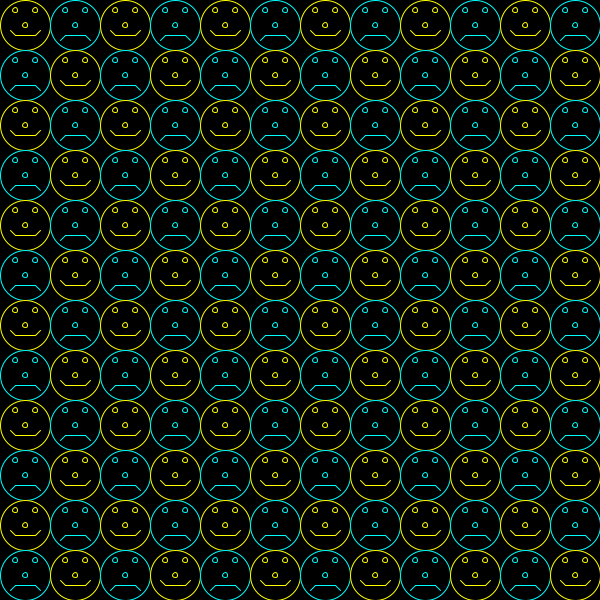
Frame 1 (no input)
Frame 60 (the mouse pressed at the canvas centre just before this capture): identical to frame 1, image omitted
Frame 120 (the mouse held since frame 60 and released just before this capture): identical to frame 1, image omitted

The Processing sketch that drew this single still picture (run headless with seeded random() and noise(); from frame 60 on, the mouse is pressed at the canvas centre):

// Processing sketch: SmileyFaceWallpaper1
// ── SmileyFaceWallpaper1.pde
void setup()
{
  size(600, 600);
  smooth();
  
}

int faceWidth = 50;

float add(float a, float b)
{
  return a + b;
}

float distance(float x1, float y1, float x2, float y2)
{
  return sqrt(pow(x2 - x1, 2.0f) + pow(y2 - y1, 2.0f));
}

void drawFace(int x, int y, boolean happy)
{  
   
    if (happy)
    {
      stroke(255, 255, 0);
    }
    else
    {
      stroke(0, 255, 255);
    }
    fill(0);
    ellipse(x, y, 50, 50);
    ellipse(x-10, y-15, 5,5);
    ellipse(x+10, y-15, 5,5);
    ellipse(x,y,5,5);
    line(x-10, y+10, x+10, y+10);
    if (happy)
    {
      line(x-10, y+10, x-15, y+5);
      line(x+10, y+10, x+15, y+5);
    }
    else
    {
      line(x-10, y+10, x-15, y+15);
      line(x+10, y+10, x+15, y+15);
    }
}

void draw()
{
  background(0);
  int halfFaceWidth = faceWidth / 2;
  boolean happy = true;
  int halfWidth, halfHeight;
  halfWidth = width / 2;
  halfHeight = height / 2;
  
  for (int x = (faceWidth / 2) ; x <= width ; x += faceWidth)
  {
    for (int y = (faceWidth / 2) ; y <= width ; y += faceWidth)
    {  
      drawFace(x, y, happy);
      happy = ! happy;
    }
    happy = ! happy;
  }
}
